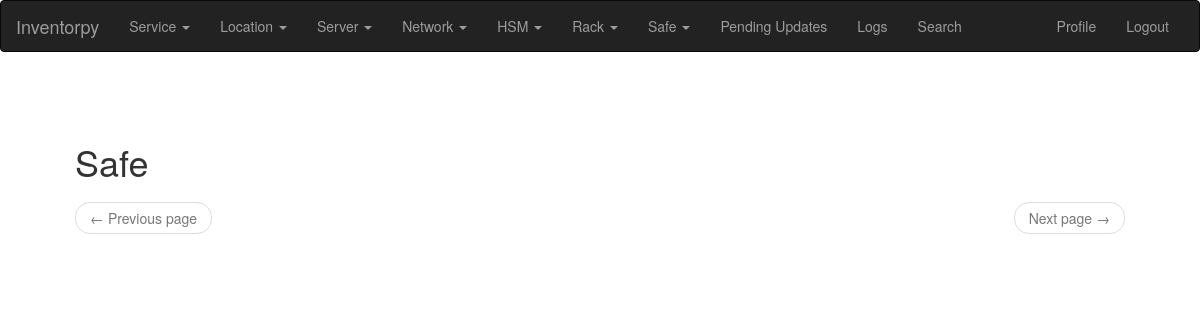
Page /safe/list/ (signed in) on the earlier database version.
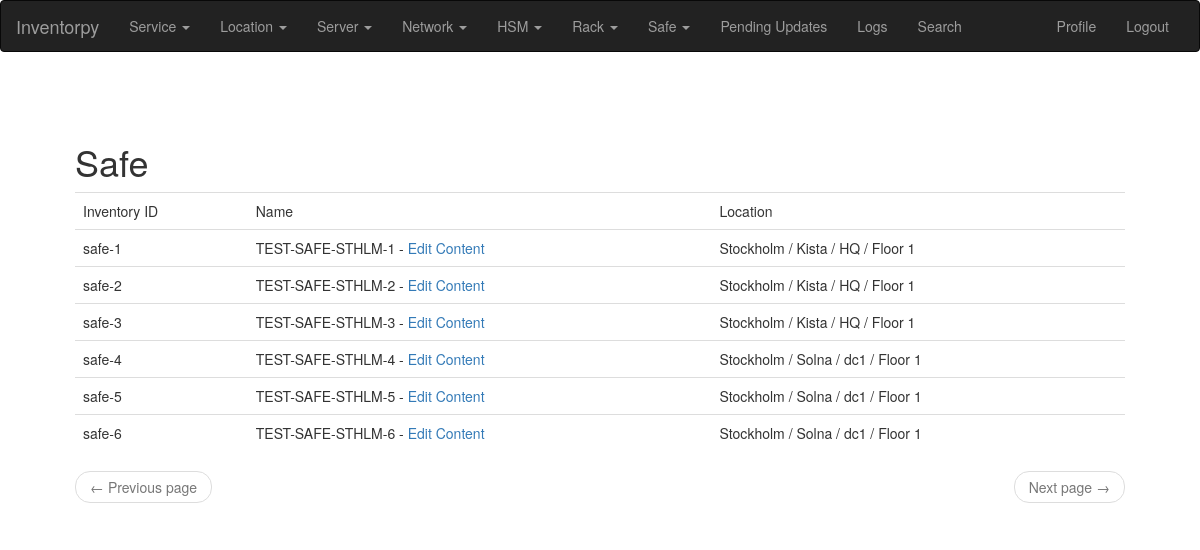
Same page on the later database version.
### app/modules/safe/models.py (models this page shows, shortened)
class Safe(db.Model):
    __tablename__ = "safe"
    __searchable__ = ['name', 'location_id', 'status', 'comment']
    id = db.Column(db.Integer, primary_key=True)
    name = db.Column(db.String(140), unique=True)
    location_id = db.Column(db.Integer, db.ForeignKey('location.id'))
    location = db.relationship('Location')
    status = db.Column(db.String(20))
    comment = db.Column(db.String(255))
    def inventory_id(self):
        return '{}-{}'.format(self.__class__.__name__.lower(), self.id)

### app/models.py (models this page shows, shortened)
class PaginatedAPIMixin(object):
    @staticmethod
    def to_collection_dict(query, page, per_page, endpoint, **kwargs):
        resources = query.paginate(page, per_page, False)
        print("page: %s per_page: %s endpoint %s" % (page, per_page, endpoint))
        data = {
            'items': [item.to_dict() for item in resources.items],
            '_meta': {
                'page': page,
                'per_page': per_page,
                'total_pages': resources.pages,
                'total_items': resources.total
            },
            '_links': {
                'self': url_for(endpoint, id=id, page=page, per_page=per_page,
                                **kwargs),
                'next': url_for(endpoint, id=id, page=page + 1, per_page=per_page,
                                **kwargs) if resources.has_next else None,
                'prev': url_for(endpoint, id=id, page=page - 1, per_page=per_page,
                                **kwargs) if resources.has_prev else None
            }
        }
        return data

class Location(PaginatedAPIMixin, db.Model):
    __tablename__ = "location"
    id = db.Column(db.Integer, primary_key=True)
    place = db.Column(db.String(140), index=True)
    facillity = db.Column(db.String(140), index=True)
    area = db.Column(db.String(140), index=True)
    position = db.Column(db.String(128))
    type = db.Column(db.String(128))
    def longName(self):
        return '{} / {} / {} / {}'.format(self.place, self.facillity,
                                          self.area, self.position)

### app/modules/safe/routes.py (the view)
@bp.route('/safe/list/', methods=['GET', 'POST'])
@login_required
def safe_list():
    page = request.args.get('page', 1, type=int)
    safes = Safe.query.order_by(Safe.name).paginate(
            page, current_app.config['POSTS_PER_PAGE'], False)
    next_url = url_for('main.safe_list', page=safes.next_num) \
        if safes.has_next else None
    prev_url = url_for('main.safe_list', page=safes.prev_num) \
        if safes.has_prev else None
    return render_template('safe.html', title=_('Safe'),
                           safes=safes.items, next_url=next_url,
                           prev_url=prev_url)

### app/main/routes.py (called while the page is built)
@bp.before_app_request
def before_request():
    if current_user.is_authenticated:
        current_user.last_seen = datetime.utcnow()
        db.session.commit()
    g.locale = str(get_locale())

### app/models.py (called while the page is built)
@login.user_loader
def load_user(id):
    print(f'regular user loaded for login userid: {id}')
    return User.query.get(int(id))

### app/templates/safe.html (shortened to what this page needs)
{% extends "base.html" %}
{% import 'bootstrap/wtf.html' as wtf %}
{% block app_content %}
{% if safes %}
  <table class="table table-hover">
    <tr>
      <td>{{_('Inventory ID')}}</td>
      <td>{{_('Name')}}</td>
      <td>{{_('Location')}}</td>
    </tr>
    {% for s in safes %}
      <tr>
        <td>
          {{ s.inventory_id() }}
        </td>
        <td>
           {{ s.name }} -
            <A HREF="{{url_for('main.safe_edit', safe=s.id)}}">{{_('Edit')}}</A>
            <A HREF="{{url_for('main.safe_content', safe=s.id)}}">{{_('Content')}}</A>
        </td>
        <td>
          {{ s.location.longName() }}
        </td>
      </tr>
    {% endfor %}
  </table>
{% endif %}
    <nav aria-label="...">
        <ul class="pager">
            <li class="previous{% if not prev_url %} disabled{% endif %}">
                <a href="{{ prev_url or '#' }}">
                    <span aria-hidden="true">&larr;</span> {{ _('Previous page') }}
                </a>
            </li>
            <li class="next{% if not next_url %} disabled{% endif %}">
                <a href="{{ next_url or '#' }}">
                    {{ _('Next page') }} <span aria-hidden="true">&rarr;</span>
                </a>
            </li>
        </ul>
    </nav>
{% endblock %}

Differences in the rows shown:
added Safe: inventory_id "safe-1", name "TEST-SAFE-STHLM-1", location.longName "Stockholm / Kista / HQ / Floor 1"
added Safe: inventory_id "safe-2", name "TEST-SAFE-STHLM-2", location.longName "Stockholm / Kista / HQ / Floor 1"
added Safe: inventory_id "safe-3", name "TEST-SAFE-STHLM-3", location.longName "Stockholm / Kista / HQ / Floor 1"
added Safe: inventory_id "safe-4", name "TEST-SAFE-STHLM-4", location.longName "Stockholm / Solna / dc1 / Floor 1"
added Safe: inventory_id "safe-5", name "TEST-SAFE-STHLM-5", location.longName "Stockholm / Solna / dc1 / Floor 1"
added Safe: inventory_id "safe-6", name "TEST-SAFE-STHLM-6", location.longName "Stockholm / Solna / dc1 / Floor 1"
Other differences:
text now shown: "Inventory ID Name Location"
